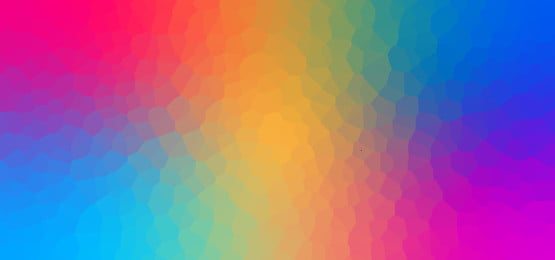
#> input picture hw9/colorful.jpg, 555 x 260 px
$ python hw9.py
#> lines starting #> are read from the running program, lines starting #| are printed output that depends on the picture; after the words box and inside, x2 and y2 are one past the last pixel; in counts of white or black regions, pixels touching at a corner belong together
import cv2
import numpy as np
import matplotlib.pyplot as plt
from skimage import exposure

# Step 1: 讀取 RGB 圖片
img_rgb = cv2.imread('colorful.jpg')  # BGR
#> img_rgb is the input picture: shape (260, 555, 3); mean B, G, R 151, 107.1, 148.2
img_rgb = cv2.cvtColor(img_rgb, cv2.COLOR_BGR2RGB)

# Step 2: 歸一化
rgb = img_rgb.astype(np.float32) / 255.0

# Step 3: RGB to HSI
def rgb_to_hsi(rgb):
    r, g, b = rgb[..., 0], rgb[..., 1], rgb[..., 2]
    num = 0.5 * ((r - g) + (r - b))
    den = np.sqrt((r - g)**2 + (r - b)*(g - b)) + 1e-6
    theta = np.arccos(num / den)
    H = np.where(b <= g, theta, 2*np.pi - theta)
    H = H / (2*np.pi)

    min_rgb = np.minimum(np.minimum(r, g), b)
    S = 1 - 3 * min_rgb / (r + g + b + 1e-6)
    I = (r + g + b) / 3

    HSI = np.stack([H, S, I], axis=-1)
    return HSI

hsi = rgb_to_hsi(rgb)

# Step 4: Histogram Equalization on I channel
h, s, i = hsi[..., 0], hsi[..., 1], hsi[..., 2]
i_eq = exposure.equalize_hist(i)

# Step 5: HSI to RGB
def hsi_to_rgb(hsi):
    H, S, I = hsi[..., 0]*2*np.pi, hsi[..., 1], hsi[..., 2]
    R = np.zeros_like(H)
    G = np.zeros_like(H)
    B = np.zeros_like(H)

    # Sector 0 to 2π/3
    mask1 = (H >= 0) & (H < 2*np.pi/3)
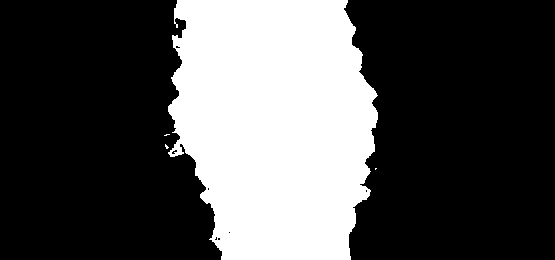
#> mask1: shape (260, 555) bool; 31.3% white; 4 white regions (3 under 20 px), largest, box (x1, y1, x2, y2) and area: (168, 0, 378, 260) 45114
    B[mask1] = I[mask1] * (1 - S[mask1])
    R[mask1] = I[mask1] * (1 + S[mask1] * np.cos(H[mask1]) / np.cos(np.pi/3 - H[mask1]))
    G[mask1] = 3*I[mask1] - (R[mask1] + B[mask1])

    # Sector 2π/3 to 4π/3
    mask2 = (H >= 2*np.pi/3) & (H < 4*np.pi/3)
#> mask2: shape (260, 555) bool; 32% white; 15 white regions (13 under 20 px), largest, box (x1, y1, x2, y2) and area: (0, 131, 222, 260) 24565, (344, 0, 555, 122) 21629
    H2 = H[mask2] - 2*np.pi/3
    R[mask2] = I[mask2] * (1 - S[mask2])
    G[mask2] = I[mask2] * (1 + S[mask2] * np.cos(H2) / np.cos(np.pi/3 - H2))
    B[mask2] = 3*I[mask2] - (R[mask2] + G[mask2])

    # Sector 4π/3 to 2π
    mask3 = (H >= 4*np.pi/3)
#> mask3: shape (260, 555) bool; 36.7% white; 17 white regions (14 under 20 px), largest, box (x1, y1, x2, y2) and area: (349, 94, 555, 260) 28460, (0, 0, 186, 151) 24377, (0, 152, 8, 158) 27
    H3 = H[mask3] - 4*np.pi/3
    G[mask3] = I[mask3] * (1 - S[mask3])
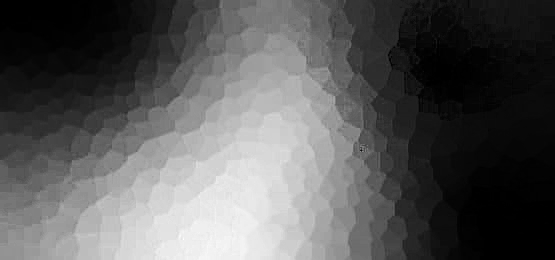
#> G: shape (260, 555) float32; min 0, max 1.23, mean 0.436; drawn with min black and max white
    B[mask3] = I[mask3] * (1 + S[mask3] * np.cos(H3) / np.cos(np.pi/3 - H3))
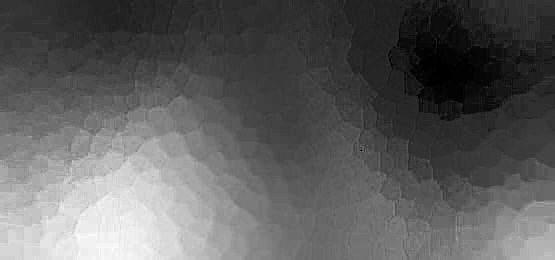
#> B: shape (260, 555) float32; min 1.23e-05, max 1.32, mean 0.491; drawn with min black and max white
    R[mask3] = 3*I[mask3] - (G[mask3] + B[mask3])
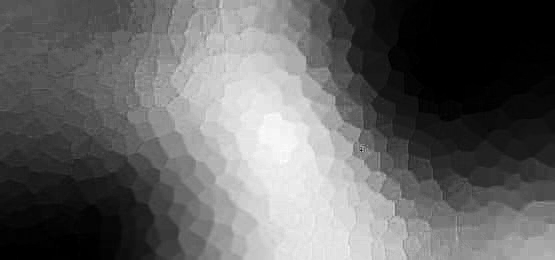
#> R: shape (260, 555) float32; min 0, max 1.48, mean 0.581; drawn with min black and max white

    rgb_out = np.stack([R, G, B], axis=-1)
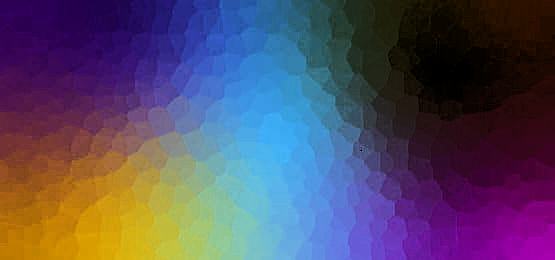
#> rgb_out: shape (260, 555, 3) float32; mean of channels 0, 1, 2 0.581, 0.436, 0.491; drawn with min black and max white
    return np.clip(rgb_out, 0, 1)
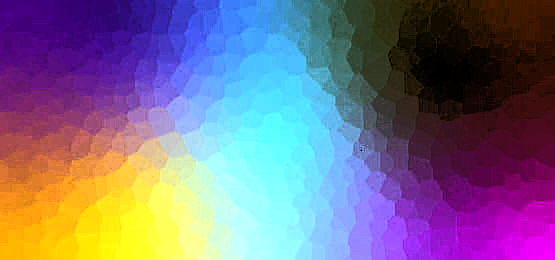
#> returned value: shape (260, 555, 3) float32; mean of channels 0, 1, 2 0.533, 0.427, 0.477; drawn as B, G, R

hsi_eq = np.stack([h, s, i_eq], axis=-1)
rgb_eq = hsi_to_rgb(hsi_eq)

# Step 6: 轉換成 [0,255] 並輸出
rgb_out = (rgb_eq * 255).astype(np.uint8)
cv2.imwrite('output.jpg', cv2.cvtColor(rgb_out, cv2.COLOR_RGB2BGR))
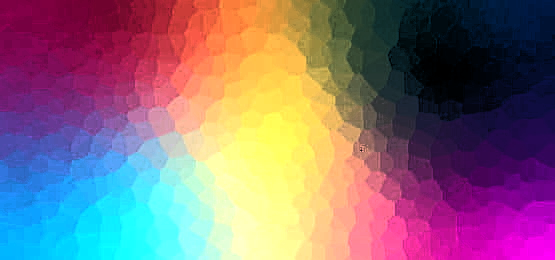
#> saved as output.jpg: shape (260, 555, 3); mean B, G, R 121.3, 108.4, 135.4

# Step 7: 顯示前後影像
plt.subplot(1, 2, 1)
plt.title("Original")
plt.imshow(img_rgb)

plt.subplot(1, 2, 2)
plt.title("Contrast Enhanced")
plt.imshow(rgb_out)
plt.show()
